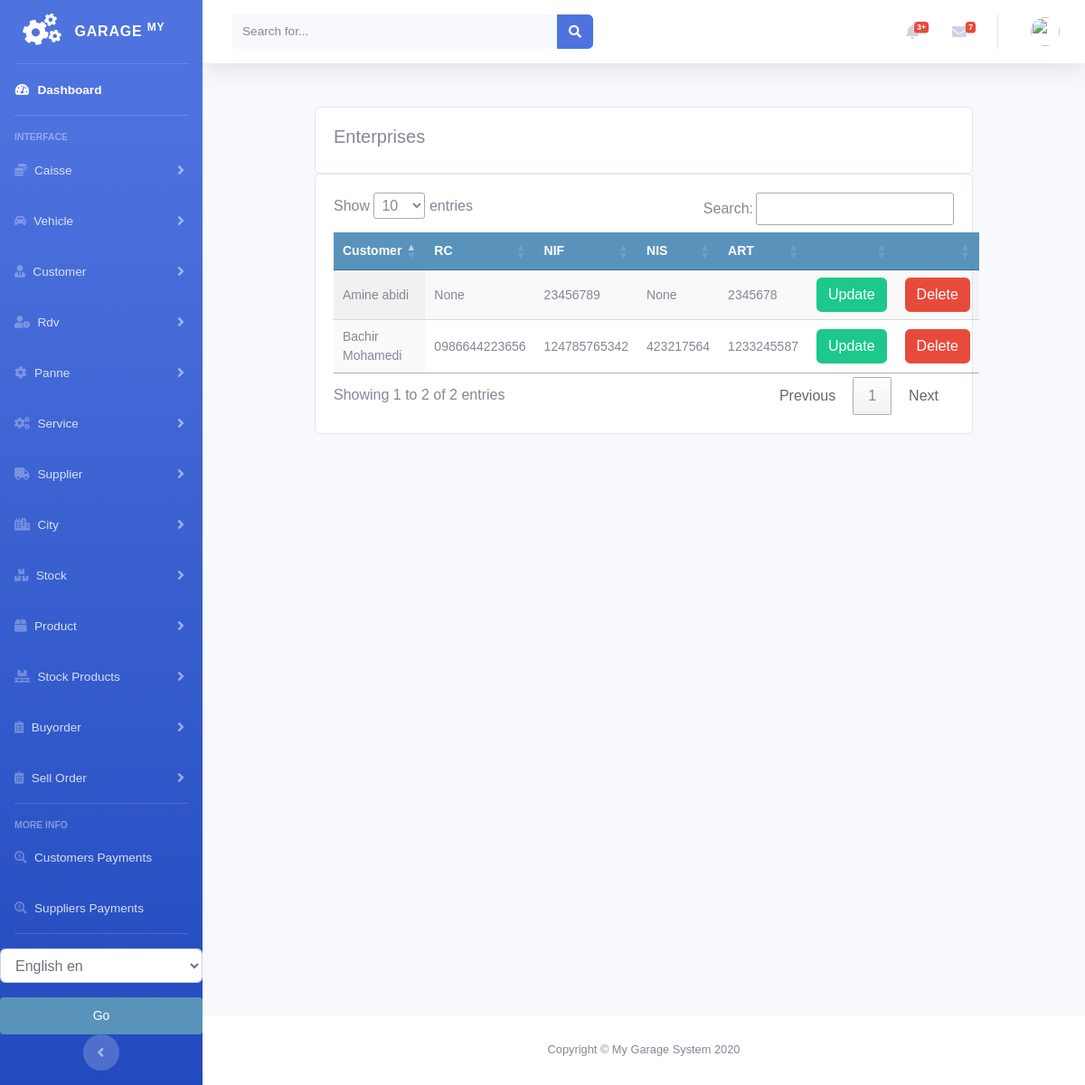
The page /customer/enterprise_list/ on the database as committed earlier.
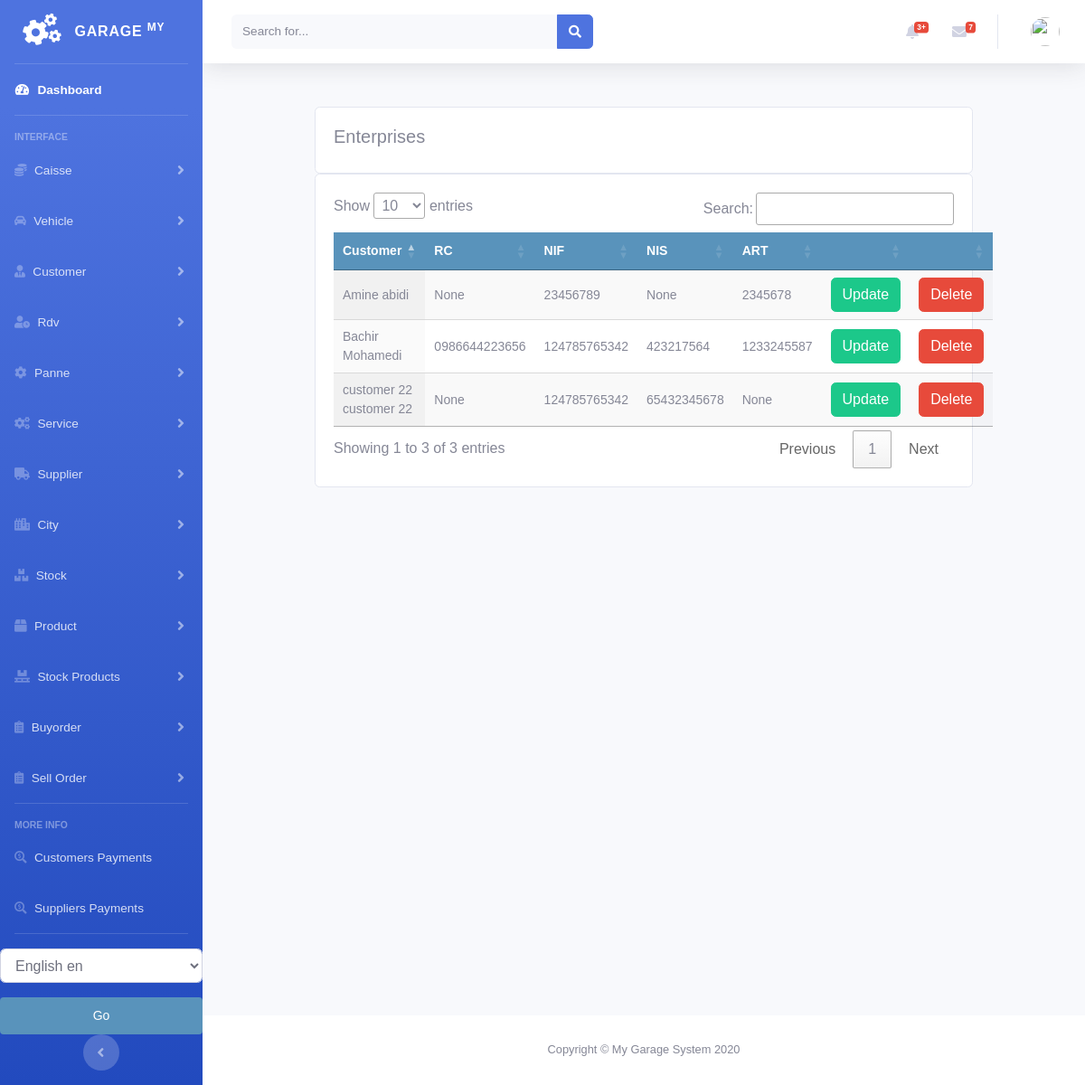
The same page on the database as committed later.
### customer/models.py (models this page shows, shortened)
class Enterprise(models.Model):
    customer = models.ForeignKey(Customer, on_delete=models.CASCADE, related_name='owner')
    rc = models.CharField(max_length=250, null=True, blank=True)
    rc_check = models.BooleanField(default=False)
    nif = models.CharField(max_length=250, null=True, blank=True)
    nif_check = models.BooleanField(default=False)
    nis = models.CharField(max_length=250, null=True, blank=True)
    nis_check = models.BooleanField(default=False)
    art = models.CharField(max_length=250, null=True, blank=True)
    art_check = models.BooleanField(default=False)
    article_imposition = models.CharField(max_length=250, null=True, blank=True)
    ai_check = models.BooleanField(default=False)
    matriculation = models.BooleanField(default=False)
    N_compte = models.CharField(max_length=250, null=True, blank=True)

class Customer(models.Model):
    firstname = models.CharField(max_length=250, null=True)
    lastname = models.CharField(max_length=250, null=True)
    address = models.CharField(max_length=200, null=True)
    phone = models.CharField(max_length=200, null=True)
    date_created = models.DateTimeField(auto_now_add=True, null=True)
    date_updated = models.DateTimeField(auto_now=True)
    date_joined = models.DateField(null=True)
    enterprise = models.BooleanField(default=False)
    debt = models.DecimalField(max_digits=10, decimal_places=2, null=True, default=0)
    def __str__(self):
        return self.firstname + " " + self.lastname

### customer/views.py (the view)
# urls.py: path('enterprise_list/', views.enterprise_list, name='enterprise_list'),
def enterprise_list(request):
    enterprises = Enterprise.objects.all()
    context = {
        'enterprises': enterprises
    }
    return render(request, 'customer/list_enterprise.html', context)

### customer/templates/customer/list_enterprise.html (shortened to what this page needs)
{% extends 'home.html' %}
{% load static %}
{% load i18n %}
{% block content %}
<br>
<div class="container">
    <div class="row">
        <div class="col-md">
            <div class="card card-body">
                <h5>{% trans "Enterprises" %}</h5>
            </div>
            <div class="card card-body">
                <table id="table_id" class="display text-center">
                    <thead>
                    <tr>
                        <th>{% trans "Customer" %}</th>
                        <th>{% trans "RC" %}</th>
                        <th>{% trans "NIF" %}</th>
                        <th>{% trans "NIS" %}</th>
                        <th>{% trans "ART" %}</th>
                        <th></th>
                        <th></th>
                    </tr>
                    </thead>
                    <tbody>
                    {% for enter in enterprises %}
                    <tr>
                        <td>
                            {{enter.customer}}
                        </td>
                        <td>
                            {{enter.rc}}
                        </td>
                        <td>
                            {{enter.nif}}
                        </td>
                        <td>
                            {{enter.nis}}
                        </td>
                        <td>
                            {{enter.art}}
                        </td>
                        <td>
                            <a class="btn btn-success "
                               href="{% url 'customer:update_enterprise' enter.id %}">{% trans "Update" %}</a>
                        </td>
                        <td>
                            <a class="btn btn-danger "
                               href="{% url 'customer:delete_enterprise' enter.id %}">{% trans "Delete" %}</a>
                        </td>
                    </tr>
                    {% endfor %}
                    </tbody>
                </table>
            </div>
        </div>
    </div>
</div>
{% endblock %}
{% block jsscript %}
<link rel="stylesheet" type="text/css" href="https://cdn.datatables.net/1.10.22/css/jquery.dataTables.css">
{% endblock %}

Rows that differ between the two databases and show on the page:
added Enterprise: customer "customer 22 customer 22", rc "None", nif "124785765342", nis "65432345678", art "None"
Other text that changed with them:
text written by a page script: "Show entries Search: Showing 1 to 2 of 2 entries Previous 1 Next" → "Show entries Search: Showing 1 to 3 of 3 entries Previous 1 Next"
